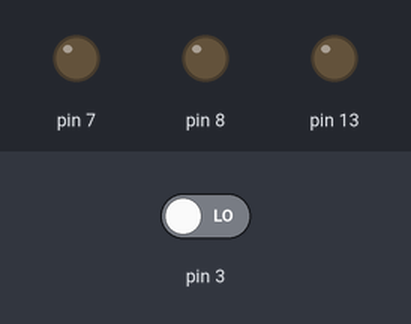
The sketch below on a simulated Arduino Uno, built with avr-gcc and run on an emulated ATmega328P. On the bench: output pins drawn as LEDs (lit = HIGH). The inputs (shaded band) are chosen by the test bench; at power-on: pin 3 LOW.

Above: at 1.2 s.
1.3 s: pin 3 driven HIGH
At 1.7 s:
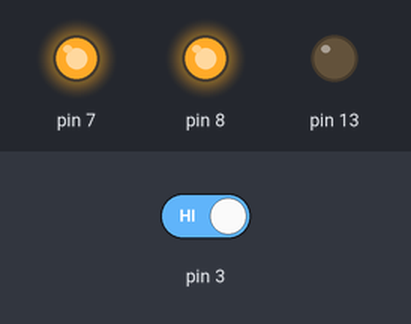
2.8 s: pin 3 driven LOW
At 4.1 s:
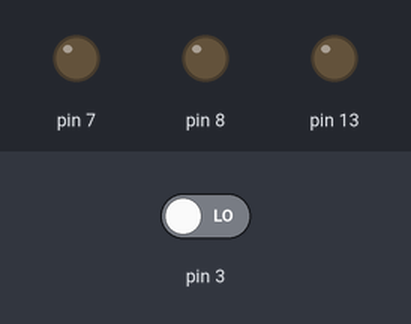
Timing chart, 0 to 5.8 s (numbered marks = the images above; inputs shaded):
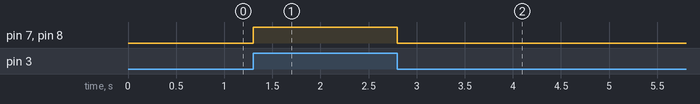

Measured:
- after the input at 1.3 s, pin 7, pin 8: LOW → HIGH at once
- after the input at 2.8 s, pin 7, pin 8: HIGH → LOW at once

The sketch:

sensor.ino
```cpp
void setup() {
  // put your setup code here, to run once:
pinMode(3,INPUT);
pinMode(13,OUTPUT);
pinMode(7,OUTPUT);
pinMode(8,OUTPUT);
}
void loop() {
  // put your main code here, to run repeatedly:
  int x;
  x=digitalRead(3);
  if(x==HIGH){
digitalWrite(7,HIGH);
digitalWrite(8,HIGH);
  }
  else{
digitalWrite(8,LOW);
digitalWrite(7,LOW);
}
}
```
